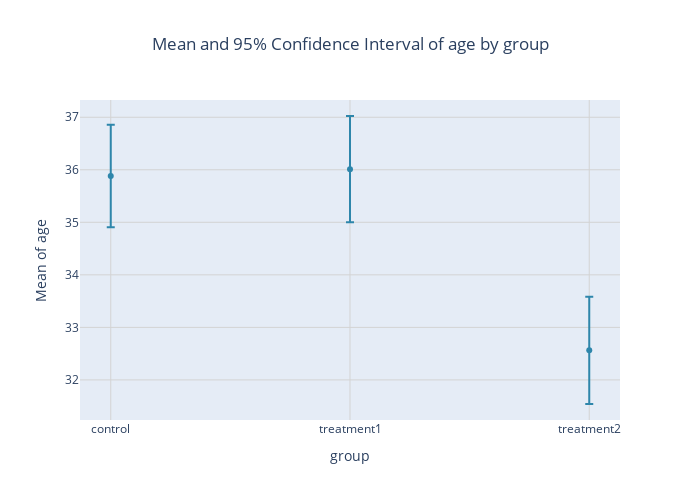

Notebook source saved alongside this figure:
### Code cell
confidence_intervals(df, feature='age', group_col='group', confidence=0.95)

### Figure 1 — Plotly figure (JSON) as saved in the notebook; plotly's stock layout.template omitted (floating-point values rounded to 4 significant figures)
{"data": [{"customdata": [[34.91, 36.86], [35.0, 37.02], [31.54, 33.58]], "error_y": {"array": [0.9736, 1.012, 1.021], "arrayminus": [0.9736, 1.012, 1.021]}, "hovertemplate": "<b>group:</b> %{x}<br><b>Mean:</b> %{y:.2f}<br><b>CI:</b> [%{customdata[0]:.2f}, %{customdata[1]:.2f}] <extra></extra>", "legendgroup": "", "marker": {"color": "#2E86AB", "symbol": "circle"}, "mode": "markers", "name": "Mean", "orientation": "v", "showlegend": false, "type": "scatter", "x": ["control", "treatment1", "treatment2"], "xaxis": "x", "y": [35.88, 36.01, 32.56], "yaxis": "y"}], "layout": {"height": 500, "hovermode": "x unified", "legend": {"tracegroupgap": 0}, "title": {"text": "Mean and 95% Confidence Interval of age by group", "x": 0.5}, "width": 700, "xaxis": {"anchor": "y", "domain": [0, 1], "gridcolor": "lightgray", "tickfont": {"size": 12}, "title": {"font": {"size": 14}, "text": "group"}}, "yaxis": {"anchor": "x", "domain": [0, 1], "gridcolor": "lightgray", "tickfont": {"size": 12}, "title": {"font": {"size": 14}, "text": "Mean of age"}}}}
